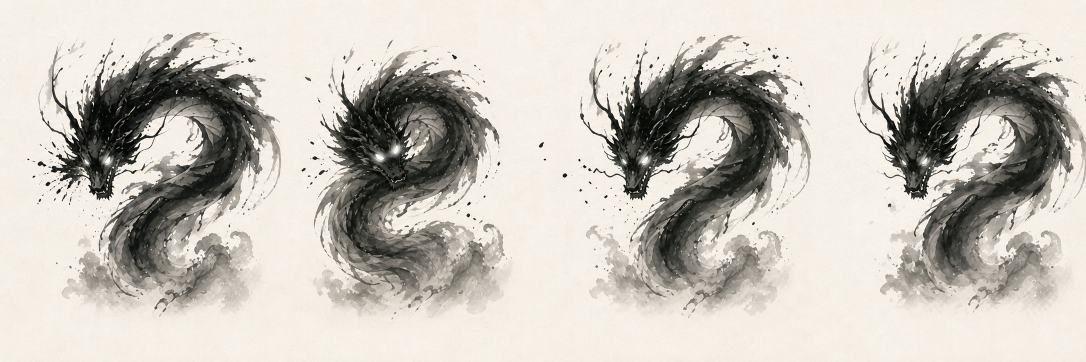
#> input picture assets/boss/xuanming-p1/new-master-review/hurt-four-beat-review-v1.png, 2172 x 724 px (shown at 1/2 size)
$ python build-p1-hurt-sequence.py
#> lines starting #> are read from the running program, lines starting #| are printed output that depends on the picture
from pathlib import Path
from PIL import Image, ImageDraw, ImageFilter

ROOT = Path(__file__).resolve().parents[1]
SOURCE = ROOT / "assets/boss/xuanming-p1/new-master-review/hurt-four-beat-review-v1.png"
OUT = ROOT / "assets/boss/xuanming-p1/new-master/hurt"
CANVAS = 1536
TARGET_HEAD = (515, 500)
SCALE = 1.92


def paper_to_alpha(image):
    image = image.convert("RGB")
    gray = image.convert("L")
    alpha = gray.point(lambda value: 0 if value >= 238 else min(255, int((238 - value) * 3.7)))
    alpha = alpha.filter(ImageFilter.GaussianBlur(0.55))
    ink = Image.merge("RGB", (gray, gray, gray))
    ink.putalpha(alpha)
    return ink


def normalize(panel, source_head):
    panel = paper_to_alpha(panel)
    panel = panel.resize((round(panel.width * SCALE), round(panel.height * SCALE)), Image.Resampling.LANCZOS)
    head = (source_head[0] * SCALE, source_head[1] * SCALE)
    offset = (round(TARGET_HEAD[0] - head[0]), round(TARGET_HEAD[1] - head[1]))
    canvas = Image.new("RGBA", (CANVAS, CANVAS), (0, 0, 0, 0))
    canvas.alpha_composite(panel, offset)
    return canvas


def main():
    OUT.mkdir(parents=True, exist_ok=True)
    sheet = Image.open(SOURCE).convert("RGB")
#> sheet is the input picture: PIL image 2172x724 RGB; mean R, G, B 197.7, 193.3, 185
    cuts = [round(sheet.width * index / 4) for index in range(5)]
#> cuts = [0, 543, 1086, 1629, 2172]
    source_heads = [(185, 310), (207, 308), (172, 309), (177, 309)]
    frames = []
    for index in range(4):
        panel = sheet.crop((cuts[index], 0, cuts[index + 1], sheet.height))
        frame = normalize(panel, source_heads[index])
        frame.save(OUT / f"BOSS_XUANMING_P1_HURT_{index + 1:02d}.png")
        frames.append(frame)
#> this loop made 4 passes
#> pass 1, in main, `panel = sheet.crop((cuts[index], 0, cuts[index + 1], sheet.height))`:
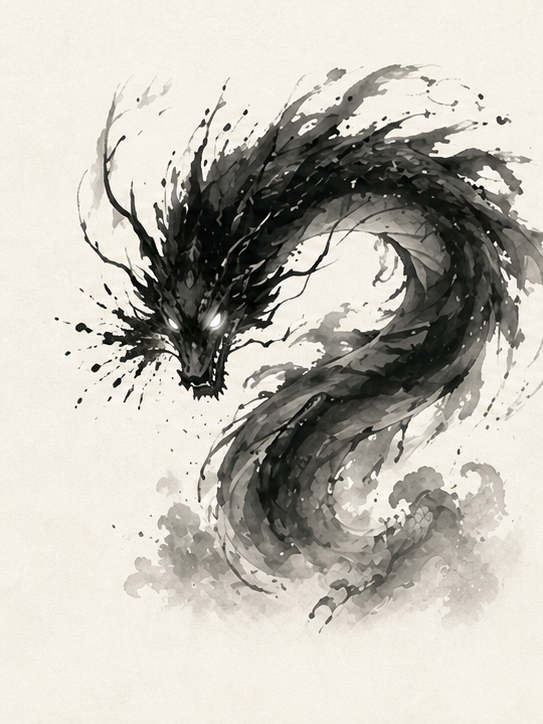
#> panel: PIL image 543x724 RGB; mean R, G, B 193.1, 189, 181
#> pass 1, in paper_to_alpha, `alpha = gray.point(lambda value: 0 if value >= 238 else min(255, int((..`:
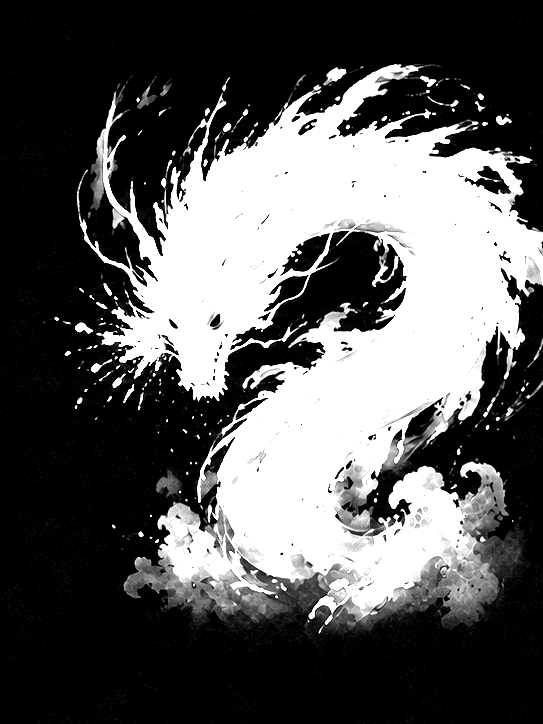
#> alpha: PIL image 543x724 L; min 0, max 255, mean 88.2
#> after the loop:
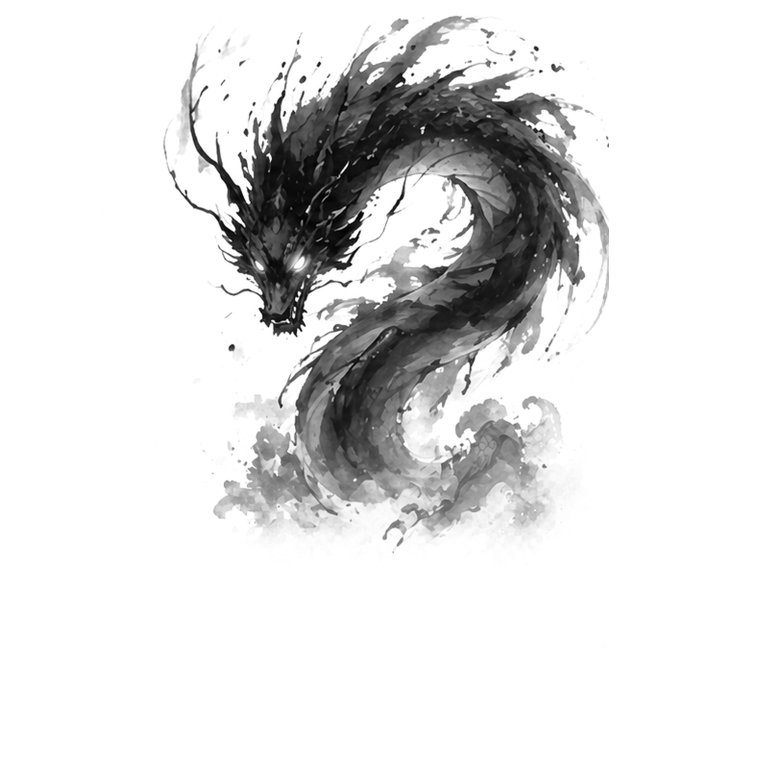
#> frame: PIL image 1536x1536 RGBA (shown at 1/2 size); mean R, G, B, A 43.3, 43.3, 43.3, 51; transparent parts drawn white
#> after the loop:
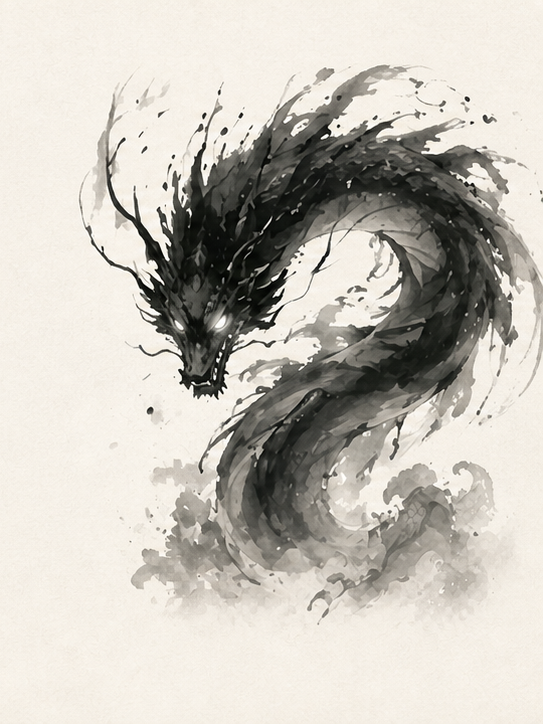
#> panel: PIL image 543x724 RGB; mean R, G, B 198.4, 194.1, 185.8
#> after the loop, frames = 4 items

    paper = (239, 232, 216, 255)
    cell = 640
    contact = Image.new("RGBA", (cell * 4, cell), paper)
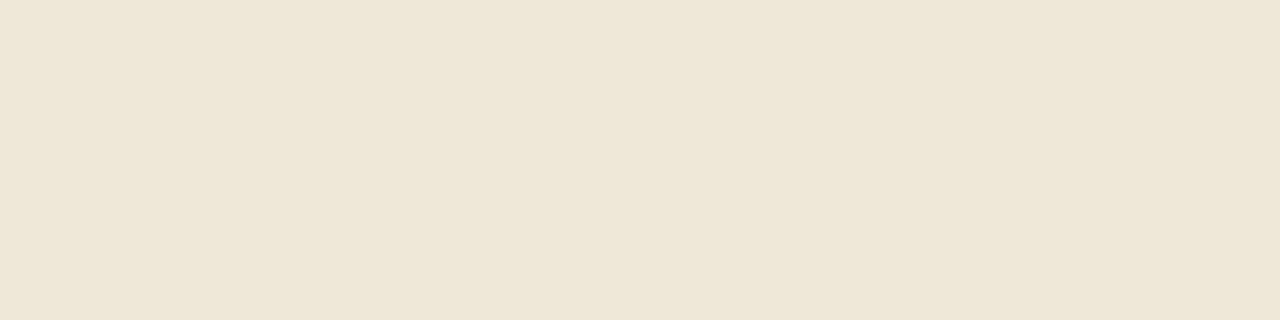
#> contact: PIL image 2560x640 RGBA (shown at 1/2 size); mean R, G, B, A 239, 232, 216, 255
    for index, frame in enumerate(frames):
        contact.alpha_composite(frame.resize((cell, cell), Image.Resampling.LANCZOS), (cell * index, 0))
        ImageDraw.Draw(contact).text((cell * index + 18, 18), str(index + 1), fill=(55, 48, 42, 220))
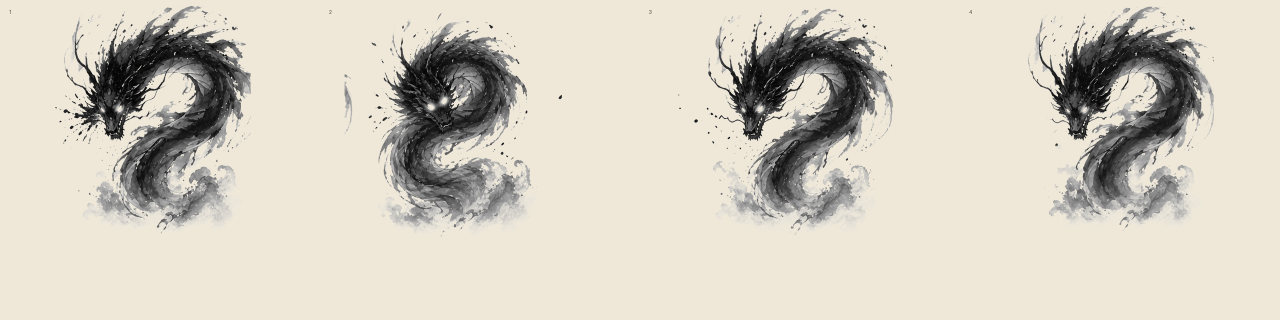
#> contact: PIL image 2560x640 RGBA (shown at 1/2 size); mean R, G, B, A 211.4, 205.8, 193, 255; transparent parts drawn white
    contact.resize((1536, 384), Image.Resampling.LANCZOS).convert("RGB").save(
        OUT / "BOSS_XUANMING_P1_HURT_CONTACT_SHEET.jpg", quality=92
    )
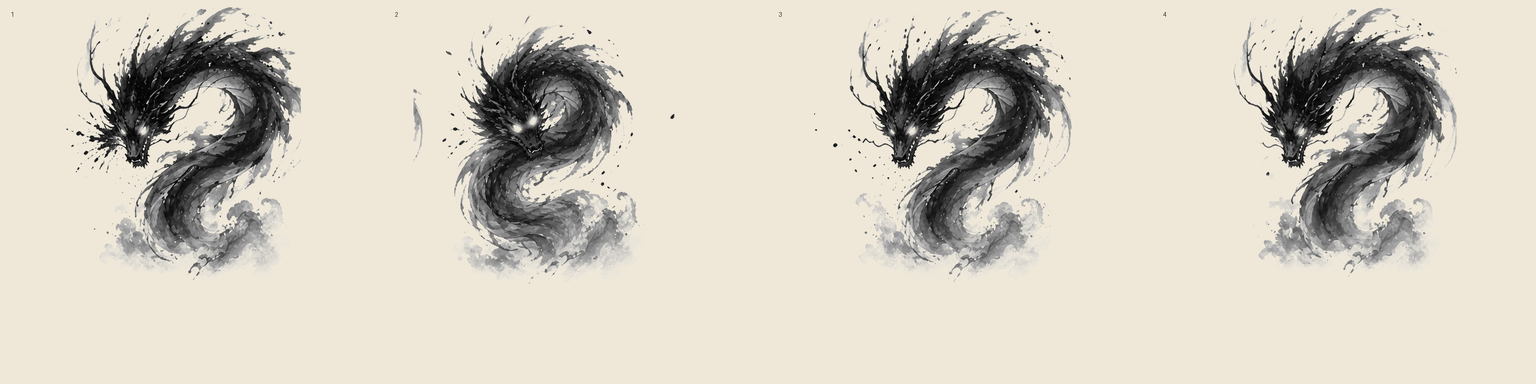
#> saved as BOSS_XUANMING_P1_HURT_CONTACT_SHEET.jpg: PIL image 1536x384 RGB; mean R, G, B 211.4, 205.8, 193


if __name__ == "__main__":
    main()

$ run again, with assets/boss/xuanming-p1/new-master-review/entrance-six-beat-review-v1.png copied over assets/boss/xuanming-p1/new-master-review/hurt-four-beat-review-v1.png
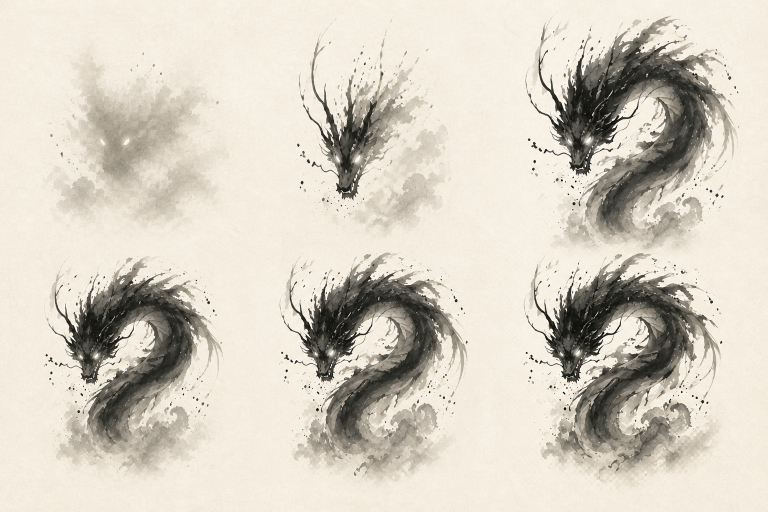
#> input picture assets/boss/xuanming-p1/new-master-review/entrance-six-beat-review-v1.png, 1536 x 1024 px (shown at 1/2 size)
#> in main, sheet is the input picture: PIL image 1536x1024 RGB; mean R, G, B 213.4, 206.3, 193.9
#> after the loop in main, `for index in range(4):`:
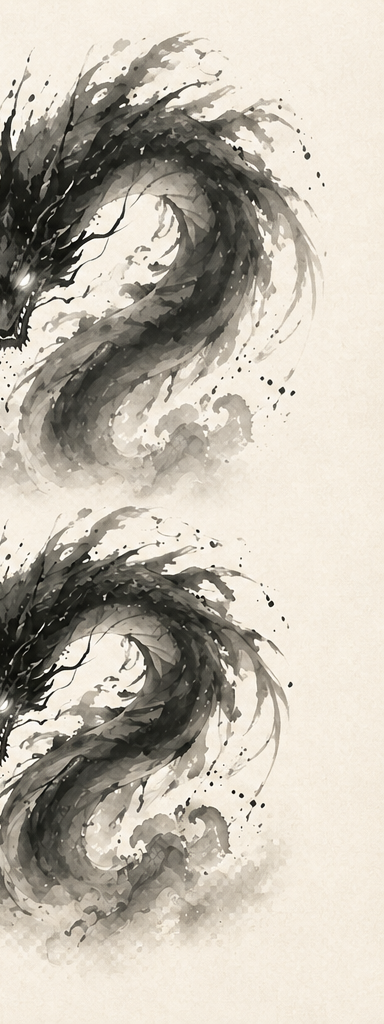
#> panel: PIL image 384x1024 RGB; mean R, G, B 192, 185.5, 173.7
#> after the loop in main, `for index in range(4):`: frames = 4 items
#> the loop in main, `for index, frame in enumerate(frames):` made 4 passes
#> in main, `contact.resize((1536, 384), Image.Resampling.LANCZOS).convert("RGB").s..`:
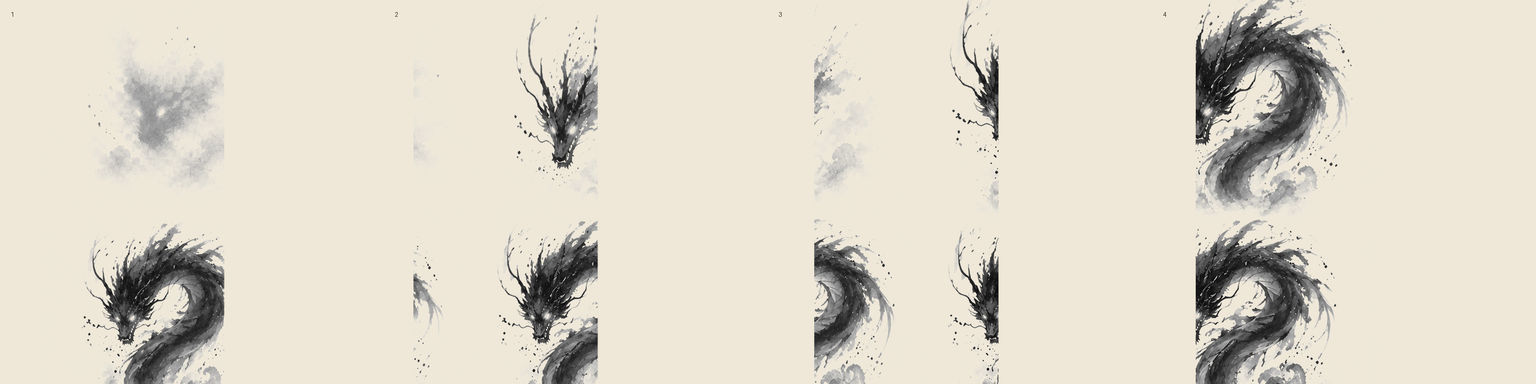
#> saved as BOSS_XUANMING_P1_HURT_CONTACT_SHEET.jpg: PIL image 1536x384 RGB; mean R, G, B 222.5, 216.5, 202.7

$ run again, with assets/boss/xuanming-p1/new-master-review/heavy-core-release-review-v1.png copied over assets/boss/xuanming-p1/new-master-review/hurt-four-beat-review-v1.png
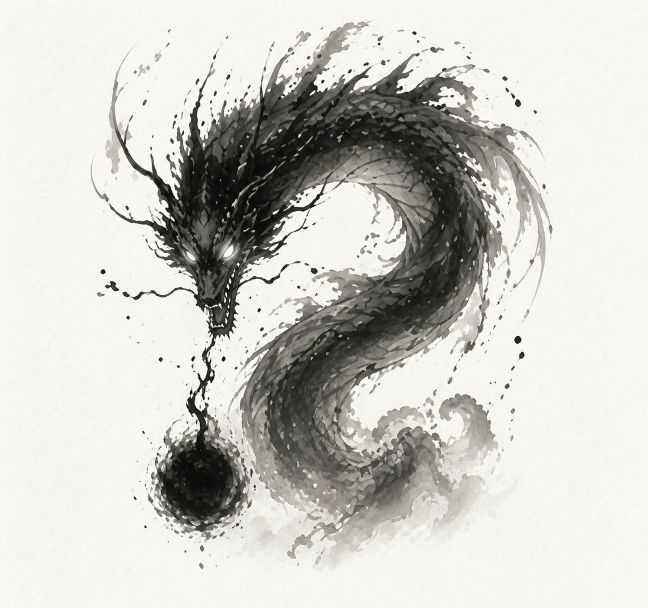
#> input picture assets/boss/xuanming-p1/new-master-review/heavy-core-release-review-v1.png, 1295 x 1215 px (shown at 1/2 size)
#> in main, sheet is the input picture: PIL image 1295x1215 RGB; mean R, G, B 204.5, 203.2, 199.4
#> after the loop in main, `for index in range(4):`:
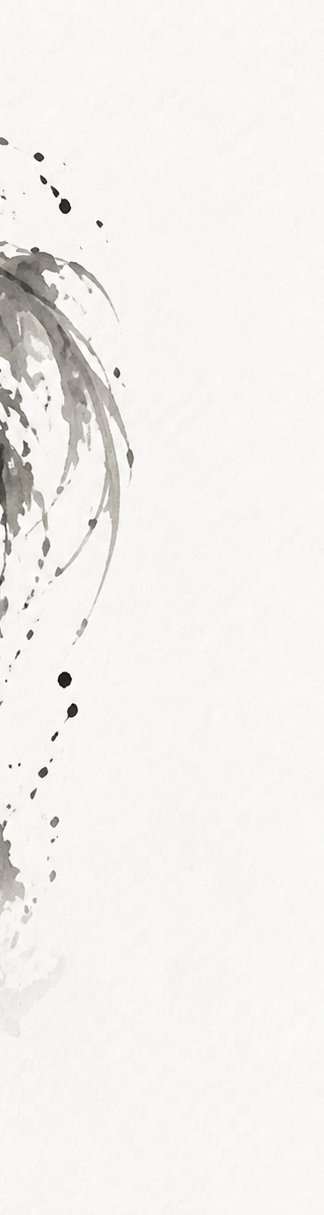
#> panel: PIL image 324x1215 RGB; mean R, G, B 242.7, 241.5, 238.3
#> after the loop in main, `for index in range(4):`: frames = 4 items
#> the loop in main, `for index, frame in enumerate(frames):` made 4 passes
#> in main, `contact.resize((1536, 384), Image.Resampling.LANCZOS).convert("RGB").s..`:
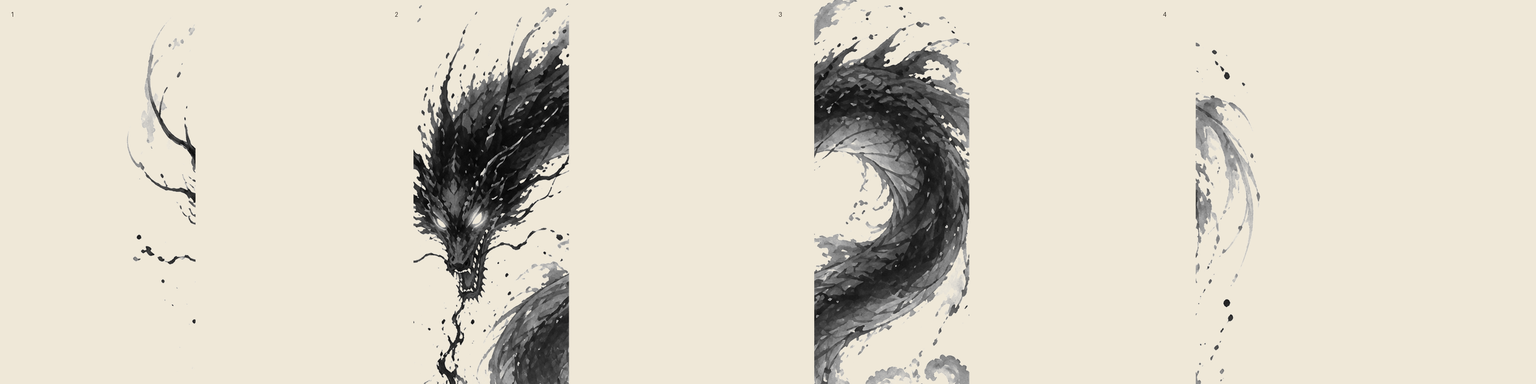
#> saved as BOSS_XUANMING_P1_HURT_CONTACT_SHEET.jpg: PIL image 1536x384 RGB; mean R, G, B 219.4, 213.3, 199.4

$ run again, with assets/boss/xuanming-p1/new-master-review/rush-cast-five-beat-review-v1.png copied over assets/boss/xuanming-p1/new-master-review/hurt-four-beat-review-v1.png
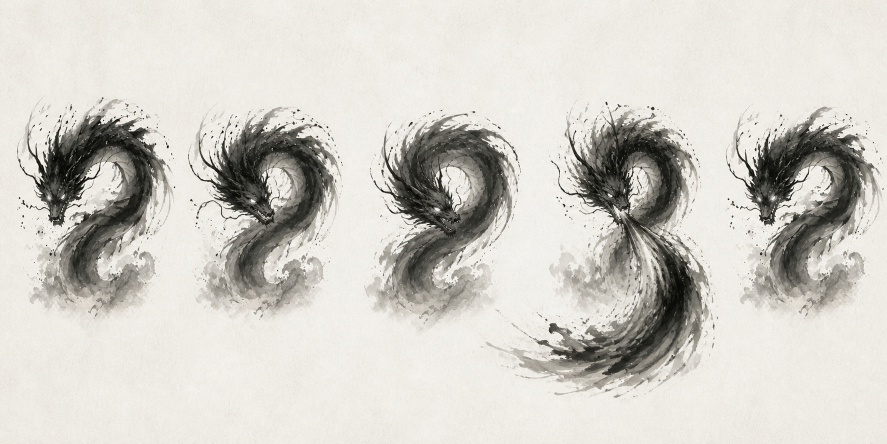
#> input picture assets/boss/xuanming-p1/new-master-review/rush-cast-five-beat-review-v1.png, 1774 x 887 px (shown at 1/2 size)
#> in main, sheet is the input picture: PIL image 1774x887 RGB; mean R, G, B 208.1, 205.3, 198.9
#> after the loop in main, `for index in range(4):`: frames = 4 items
#> the loop in main, `for index, frame in enumerate(frames):` made 4 passes
#> in main, `contact.resize((1536, 384), Image.Resampling.LANCZOS).convert("RGB").s..`:
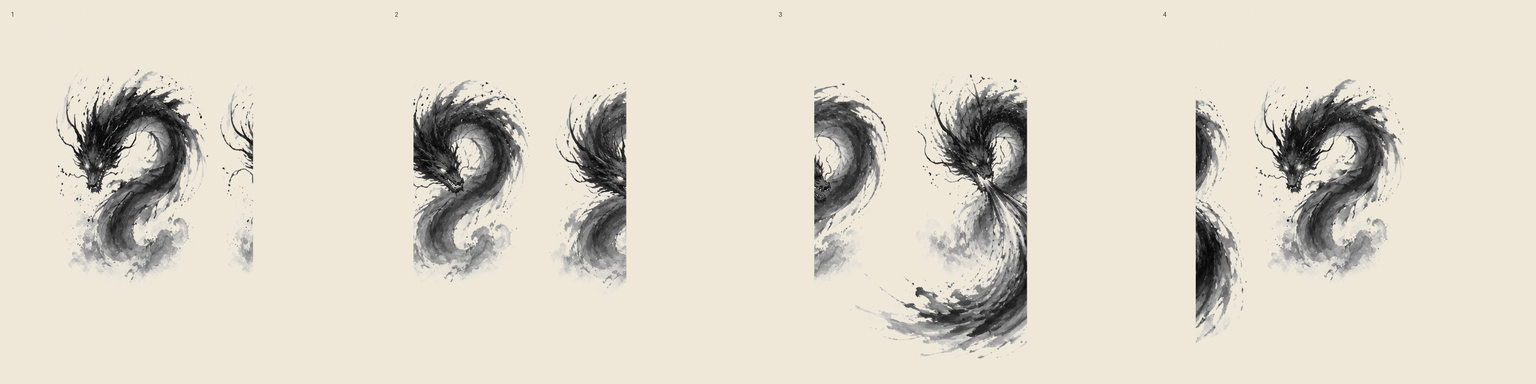
#> saved as BOSS_XUANMING_P1_HURT_CONTACT_SHEET.jpg: PIL image 1536x384 RGB; mean R, G, B 220.3, 214.4, 200.9
